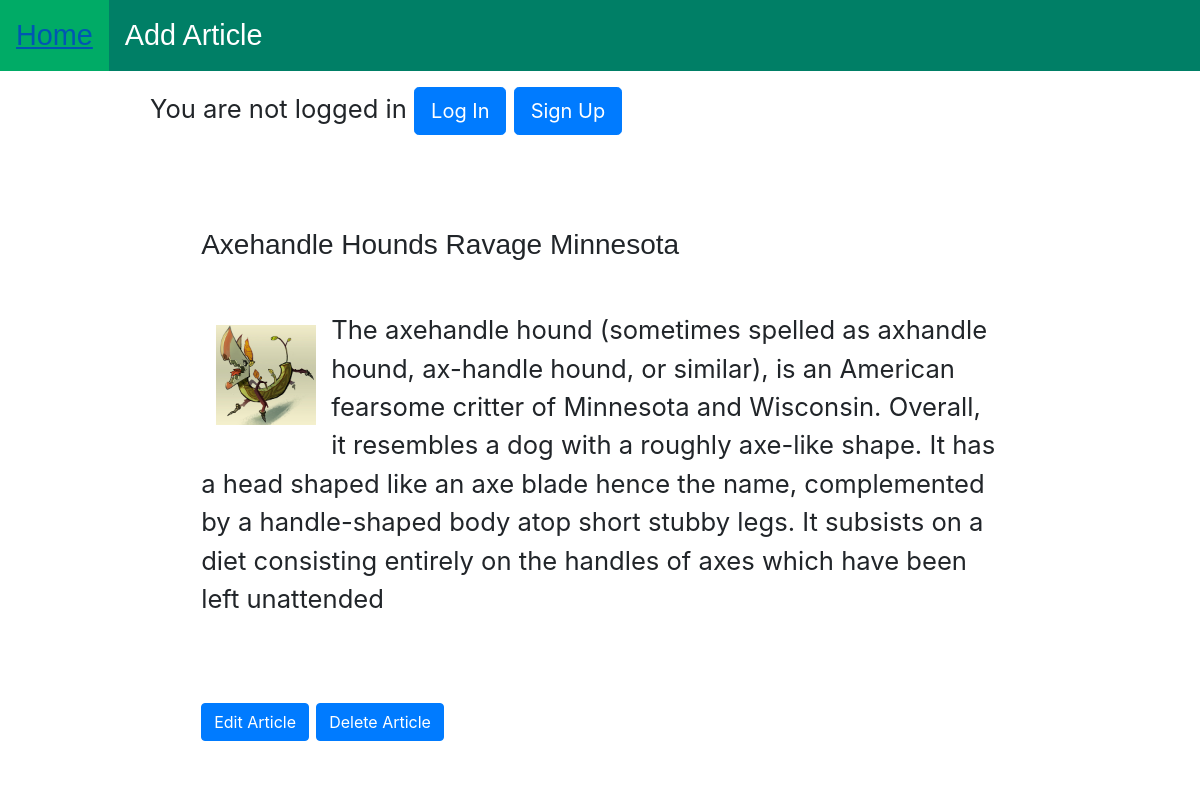
Page /article/3/ on the committed database.
### articles/models.py (models this page shows, shortened)
class Article(models.Model):
    title = models.CharField(max_length=200)
    text = models.TextField()
    author = models.ForeignKey(
    'auth.User',
    on_delete = models.CASCADE,
    default = 1,
    )
    photo = models.ImageField(upload_to="gallary", default='drop-bear.png')

### articles/views.py (the view)
# urls.py: path('article/<int:pk>/', ArticleDetailView.as_view(), name='article_detail'),
class ArticleDetailView(DetailView):
    model = Article
    template_name = 'article_detail.html'

### templates/article_detail.html
{% extends 'base.html' %}
{% block content %}
<main>
  <section>
    <h3>{{ article.title }}</h3>
    <article>
      <img src="{{ article.photo.url }}" alt="{{ article.title }}" class="art-img">
      <p>{{ article.text|linebreaks }}</p>
    </article>
    <a href="{% url 'article_edit' article.pk %}" class="btn btn-primary btn-bg">Edit Article</a>
    <a href="{% url 'article_delete' article.pk %}" class="btn btn-primary btn-bg">Delete Article</a>
  </section>
</main>
{% endblock content %}

### static/css/base.css (style rules this page uses)
* { margin: 0; padding: 0; }
body { background-color: gray; font-size: 62.5%; padding: 0; margin: 0; }
main { padding: 2em; position: relative; }
p { padding: 0 0 1em 0; }
main { padding: 2em; }
.art-img { float: left; margin: 55px 15px 15px 15px; height: 100px; width: 100px; }
h3 { margin-bottom: 1em; font-family: Arial, Helvetica, sans-serif; }
a:link { text-decoration: none; }

### rows in the picture
Article: title "Axehandle Hounds Ravage Minnesota", photo (picture), text "The axehandle hound (sometimes spelled as axhandle hound, ax-handle hound, or similar), is an American fearsome critter of Minnesota and Wisconsin. Overall, it resembles a dog with a roughly axe-like shape. It has a head shaped like an axe blade hence the name, complemented by a handle-shaped body atop short stubby legs. It subsists on a diet consisting entirely on the handles of axes which have been left unattended"
